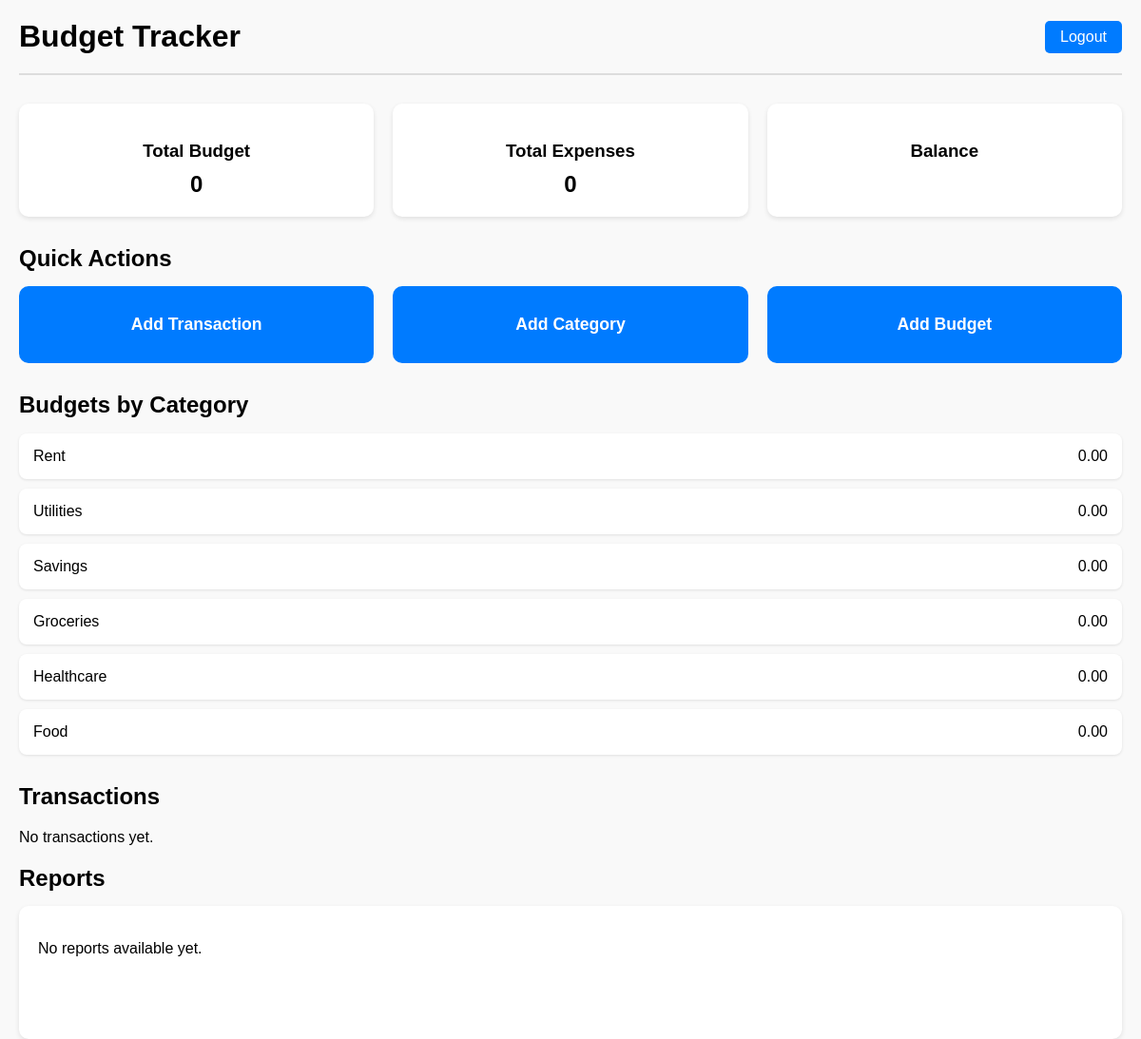
Before: /home/ (signed in) with the older database file.
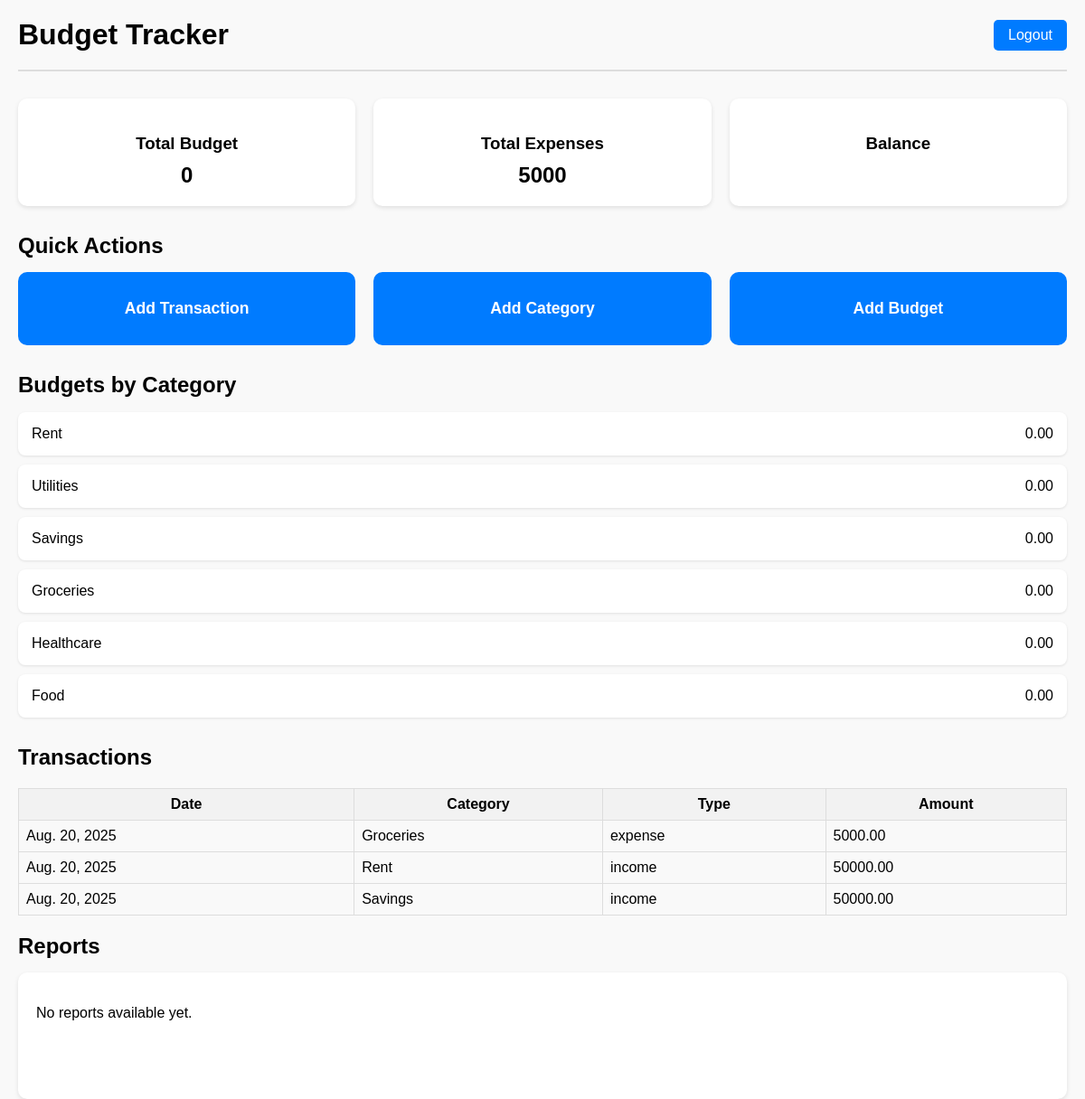
After: the same page with the newer database file.
### categories/models.py (models this page shows, shortened)
class Category(models.Model):
    name = models.CharField(max_length=100)
    user = models.ForeignKey(User, on_delete=models.CASCADE, related_name='categories')
    created_at = models.DateTimeField(auto_now_add=True)

### budgets/models.py (models this page shows, shortened)
class Transaction(models.Model):
    user = models.ForeignKey(
        User, on_delete=models.CASCADE, related_name="transactions"
    )
    category = models.ForeignKey(
        Category, on_delete=models.CASCADE, related_name="transactions"
    )
    amount = models.DecimalField(max_digits=10, decimal_places=2)
    transaction_date = models.DateField()
    type = models.CharField(
        max_length=10, choices=[("income", "Income"), ("expense", "Expense")]
    )
    description = models.TextField(blank=True, null=True)

### budgets/views.py (the view)
# urls.py: path("home/", user_home, name="user_home"),
@login_required
def user_home(request):
    user = request.user
    total_budget = MonthlyBudget.objects.filter(user=user).aggregate(
        total=Sum('amount')
    )['total'] or 0
    total_expenses = Transaction.objects.filter(user=user, type='expense').aggregate(
        total=Sum('amount')
    )['total'] or 0
    income = Transaction.objects.filter(user=user, type="income").aggregate(
        total=Sum('amount')
    )['total'] or 0
    expenses = Transaction.objects.filter(user=user, type="expense").aggregate(
        total=Sum('amount')
    )['total'] or 0
    categories_with_budgets = Category.objects.filter(user=user).annotate(
        total_budget=Sum('monthlybudget__amount')
    )
    transactions = Transaction.objects.filter(user=user).order_by('-transaction_date')
    context = {
        "total_budget": total_budget,
        "total_expenses": total_expenses,
        "income": income,
        "expenses": expenses,
        "categories_with_budgets": categories_with_budgets,
        "transactions": transactions,
    }
    return render(request, "budgets/user_home.html", context)

### budgets/templates/budgets/user_home.html (shortened to what this page needs)
<!DOCTYPE html>
<html>
<head>
</head>
<body>
<header>
    <h1>Budget Tracker</h1>
    <a href="{% url 'logout_user' %}">Logout</a>
</header>
<div class="metrics">
    <div class="metric-box">
        <h3>Total Budget</h3>
        <p>{{ total_budget|default:0 }}</p>
    </div>
    <div class="metric-box">
        <h3>Total Expenses</h3>
        <p>{{ total_expenses|default:0 }}</p>
    </div>
    <div class="metric-box">
        <h3>Balance</h3>
    </div>
</div>
<div class="quick-actions">
    <h2>Quick Actions</h2>
    <div class="actions">
        <a href="{% url 'add_transaction' %}" class="action-box">Add Transaction</a>
        <a href="{% url 'add_category' %}" class="action-box">Add Category</a>
        <a href="{% url 'add_budget' %}" class="action-box">Add Budget</a>
    </div>
</div>
<div class="category-budgets">
    <h2>Budgets by Category</h2>
    <ul>
        {% for category in categories_with_budgets %}
            <li>
                <span>{{ category.name }}</span>
                <span>{{ category.total_budget|default:0|floatformat:2 }}</span>
            </li>
        {% empty %}
            <li>No categories or budgets yet.</li>
        {% endfor %}
    </ul>
</div>
<h2>Transactions</h2>
{% if transactions %}
<table style="width:100%; border-collapse: collapse;">
  <thead>
    <tr style="background-color:#f2f2f2;">
      <th style="padding:8px; border:1px solid #ddd;">Date</th>
      <th style="padding:8px; border:1px solid #ddd;">Category</th>
      <th style="padding:8px; border:1px solid #ddd;">Type</th>
      <th style="padding:8px; border:1px solid #ddd;">Amount</th>
    </tr>
  </thead>
  <tbody>
    {% for t in transactions %}
    <tr>
      <td style="padding:8px; border:1px solid #ddd;">{{ t.transaction_date|date:"M. d, Y" }}</td>
      <td style="padding:8px; border:1px solid #ddd;">{{ t.category.name }}</td>
      <td style="padding:8px; border:1px solid #ddd;">{{ t.type }}</td>
      <td style="padding:8px; border:1px solid #ddd;">{{ t.amount|floatformat:2 }}</td>
    </tr>
    {% endfor %}
  </tbody>
</table>
{% else %}
<p>No transactions yet.</p>
{% endif %}
<div class="reports">
    <h2>Reports</h2>
    <div class="reports-section">
        <p>No reports available yet.</p>
    </div>
</div>
</body>
</html>

### budgets/templates/budgets/user_home.html (style rules this page uses)
body { font-family: Arial, sans-serif; margin: 0; padding: 0 20px; background: #f9f9f9; }
header { display: flex; justify-content: space-between; align-items: center; padding: 20px 0; border-bottom: 2px solid #ddd; }
header h1 { margin: 0; }
header a { text-decoration: none; color: #fff; background: #007bff; padding: 8px 16px; border-radius: 5px; }
.metrics { display: flex; justify-content: space-between; margin: 30px 0; gap: 20px; }
.metric-box { flex: 1 1 0; background: #fff; padding: 20px; border-radius: 10px; text-align: center; box-shadow: 0 2px 5px rgba(0,0,0,0.1); }
.metric-box h3 { margin-bottom: 10px; }
.metric-box p { font-size: 1.5em; margin: 0; font-weight: bold; }
.quick-actions { margin-bottom: 30px; }
.quick-actions h2 { margin-bottom: 15px; }
.actions { display: flex; gap: 20px; }
.action-box { flex: 1; background: #007bff; color: #fff; padding: 30px 0; border-radius: 10px; text-align: center; font-weight: bold; font-size: 1.1em; cursor: pointer; text-decoration: none; transition: background 0.2s; }
.category-budgets { margin-bottom: 30px; }
.category-budgets h2 { margin-bottom: 15px; }
.category-budgets ul { list-style: none; padding: 0; }
.category-budgets li { background: #fff; padding: 15px; margin-bottom: 10px; border-radius: 8px; box-shadow: 0 1px 3px rgba(0,0,0,0.1); display: flex; justify-content: space-between; }
.reports h2 { margin-bottom: 15px; }
.reports-section { background: #fff; padding: 20px; border-radius: 10px; min-height: 100px; box-shadow: 0 2px 5px rgba(0,0,0,0.1); }

Changed rows visible on the page:
added Transaction: transaction_date "Aug. 20, 2025", category.name "Groceries", type "expense", amount "5000.00"
added Transaction: transaction_date "Aug. 20, 2025", category.name "Rent", type "income", amount "50000.00"
added Transaction: transaction_date "Aug. 20, 2025", category.name "Savings", type "income", amount "50000.00"
Other visible differences:
{{ total_expenses|default:0 }}: "0" → "5000"
text no longer shown: "No transactions yet."
text now shown: "Date Category Type Amount"
